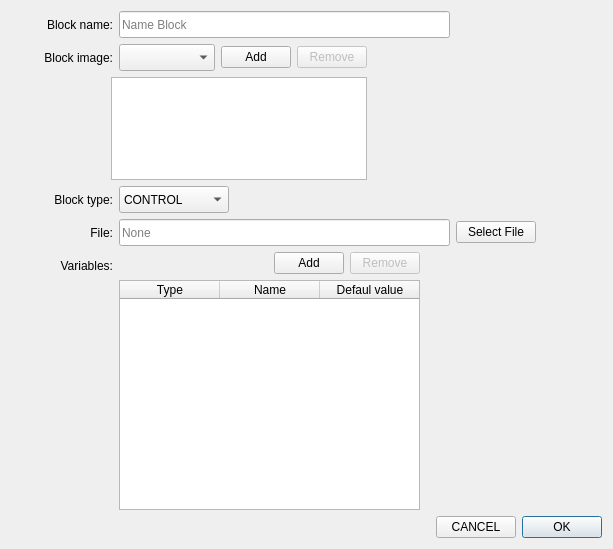
<?xml version="1.0" encoding="UTF-8"?>
<ui version="4.0">
 <class>Dialog</class>
 <widget class="QDialog" name="Dialog">
  <property name="geometry">
   <rect>
    <x>0</x>
    <y>0</y>
    <width>613</width>
    <height>549</height>
   </rect>
  </property>
  <property name="windowTitle">
   <string>Dialog</string>
  </property>
  <layout class="QVBoxLayout" name="verticalLayout_4">
   <item>
    <layout class="QHBoxLayout" name="horizontalLayout_10">
     <item>
      <widget class="QLabel" name="label_4">
       <property name="minimumSize">
        <size>
         <width>102</width>
         <height>27</height>
        </size>
       </property>
       <property name="maximumSize">
        <size>
         <width>102</width>
         <height>27</height>
        </size>
       </property>
       <property name="text">
        <string>Block name:</string>
       </property>
       <property name="alignment">
        <set>Qt::AlignRight|Qt::AlignTrailing|Qt::AlignVCenter</set>
       </property>
      </widget>
     </item>
     <item>
      <widget class="QLineEdit" name="lineEditName">
       <property name="minimumSize">
        <size>
         <width>331</width>
         <height>27</height>
        </size>
       </property>
       <property name="maximumSize">
        <size>
         <width>331</width>
         <height>27</height>
        </size>
       </property>
       <property name="toolTip">
        <string extracomment="Name of block"/>
       </property>
       <property name="placeholderText">
        <string>Name Block</string>
       </property>
      </widget>
     </item>
     <item>
      <spacer name="horizontalSpacer_2">
       <property name="orientation">
        <enum>Qt::Horizontal</enum>
       </property>
       <property name="sizeHint" stdset="0">
        <size>
         <width>40</width>
         <height>20</height>
        </size>
       </property>
      </spacer>
     </item>
    </layout>
   </item>
   <item>
    <layout class="QHBoxLayout" name="horizontalLayout_5">
     <item>
      <layout class="QVBoxLayout" name="verticalLayout">
       <item>
        <layout class="QHBoxLayout" name="horizontalLayout_3">
         <item>
          <widget class="QLabel" name="label_2">
           <property name="minimumSize">
            <size>
             <width>102</width>
             <height>27</height>
            </size>
           </property>
           <property name="maximumSize">
            <size>
             <width>102</width>
             <height>27</height>
            </size>
           </property>
           <property name="text">
            <string>Block image:</string>
           </property>
           <property name="alignment">
            <set>Qt::AlignRight|Qt::AlignTrailing|Qt::AlignVCenter</set>
           </property>
          </widget>
         </item>
         <item>
          <widget class="QComboBox" name="comboBoxBlockImage">
           <property name="maximumSize">
            <size>
             <width>110</width>
             <height>27</height>
            </size>
           </property>
           <property name="toolTip">
            <string extracomment="You can select diferents blocks"/>
           </property>
          </widget>
         </item>
         <item>
          <widget class="QPushButton" name="pushButtonAddBlockImage">
           <property name="maximumSize">
            <size>
             <width>70</width>
             <height>16777215</height>
            </size>
           </property>
           <property name="text">
            <string>Add</string>
           </property>
           <property name="autoDefault">
            <bool>false</bool>
           </property>
          </widget>
         </item>
         <item>
          <widget class="QPushButton" name="pushButtonRemoveBlockImage">
           <property name="enabled">
            <bool>false</bool>
           </property>
           <property name="maximumSize">
            <size>
             <width>70</width>
             <height>16777215</height>
            </size>
           </property>
           <property name="text">
            <string>Remove</string>
           </property>
           <property name="autoDefault">
            <bool>false</bool>
           </property>
          </widget>
         </item>
        </layout>
       </item>
       <item>
        <layout class="QHBoxLayout" name="horizontalLayout_4">
         <item>
          <spacer name="horizontalSpacer">
           <property name="orientation">
            <enum>Qt::Horizontal</enum>
           </property>
           <property name="sizeHint" stdset="0">
            <size>
             <width>100</width>
             <height>20</height>
            </size>
           </property>
          </spacer>
         </item>
         <item>
          <widget class="QListWidget" name="listWidgetBlockImage">
           <property name="maximumSize">
            <size>
             <width>16777215</width>
             <height>103</height>
            </size>
           </property>
          </widget>
         </item>
        </layout>
       </item>
      </layout>
     </item>
     <item>
      <spacer name="horizontalSpacer_8">
       <property name="orientation">
        <enum>Qt::Horizontal</enum>
       </property>
       <property name="sizeHint" stdset="0">
        <size>
         <width>40</width>
         <height>20</height>
        </size>
       </property>
      </spacer>
     </item>
     <item>
      <widget class="QLabel" name="BlockImage">
       <property name="minimumSize">
        <size>
         <width>161</width>
         <height>111</height>
        </size>
       </property>
       <property name="text">
        <string/>
       </property>
      </widget>
     </item>
    </layout>
   </item>
   <item>
    <layout class="QHBoxLayout" name="horizontalLayout">
     <item>
      <widget class="QLabel" name="label_6">
       <property name="minimumSize">
        <size>
         <width>102</width>
         <height>27</height>
        </size>
       </property>
       <property name="maximumSize">
        <size>
         <width>102</width>
         <height>27</height>
        </size>
       </property>
       <property name="text">
        <string>Block type:</string>
       </property>
       <property name="alignment">
        <set>Qt::AlignRight|Qt::AlignTrailing|Qt::AlignVCenter</set>
       </property>
      </widget>
     </item>
     <item>
      <widget class="QComboBox" name="comboBoxBlockType">
       <property name="maximumSize">
        <size>
         <width>110</width>
         <height>27</height>
        </size>
       </property>
       <item>
        <property name="text">
         <string>CONTROL</string>
        </property>
       </item>
       <item>
        <property name="text">
         <string>MOTOR</string>
        </property>
       </item>
       <item>
        <property name="text">
         <string>PERCEPTIVE</string>
        </property>
       </item>
       <item>
        <property name="text">
         <string>PROPIOPERCEPTIVE</string>
        </property>
       </item>
       <item>
        <property name="text">
         <string>OPERATOR</string>
        </property>
       </item>
       <item>
        <property name="text">
         <string>VARIABLE</string>
        </property>
       </item>
      </widget>
     </item>
     <item>
      <spacer name="horizontalSpacer_6">
       <property name="orientation">
        <enum>Qt::Horizontal</enum>
       </property>
       <property name="sizeHint" stdset="0">
        <size>
         <width>40</width>
         <height>20</height>
        </size>
       </property>
      </spacer>
     </item>
    </layout>
   </item>
   <item>
    <layout class="QHBoxLayout" name="horizontalLayout_8">
     <item>
      <widget class="QLabel" name="label_3">
       <property name="minimumSize">
        <size>
         <width>102</width>
         <height>27</height>
        </size>
       </property>
       <property name="maximumSize">
        <size>
         <width>102</width>
         <height>27</height>
        </size>
       </property>
       <property name="text">
        <string>File:</string>
       </property>
       <property name="alignment">
        <set>Qt::AlignRight|Qt::AlignTrailing|Qt::AlignVCenter</set>
       </property>
      </widget>
     </item>
     <item>
      <widget class="QLineEdit" name="lineEditFile">
       <property name="minimumSize">
        <size>
         <width>331</width>
         <height>27</height>
        </size>
       </property>
       <property name="maximumSize">
        <size>
         <width>331</width>
         <height>27</height>
        </size>
       </property>
       <property name="placeholderText">
        <string>None</string>
       </property>
      </widget>
     </item>
     <item>
      <widget class="QPushButton" name="pushButtonSelectFile">
       <property name="text">
        <string>Select File</string>
       </property>
       <property name="autoDefault">
        <bool>false</bool>
       </property>
      </widget>
     </item>
     <item>
      <spacer name="horizontalSpacer_7">
       <property name="orientation">
        <enum>Qt::Horizontal</enum>
       </property>
       <property name="sizeHint" stdset="0">
        <size>
         <width>40</width>
         <height>20</height>
        </size>
       </property>
      </spacer>
     </item>
    </layout>
   </item>
   <item>
    <layout class="QHBoxLayout" name="horizontalLayout_11">
     <item>
      <layout class="QHBoxLayout" name="horizontalLayout_6">
       <item>
        <layout class="QVBoxLayout" name="verticalLayout_2">
         <item>
          <widget class="QLabel" name="label_5">
           <property name="minimumSize">
            <size>
             <width>102</width>
             <height>27</height>
            </size>
           </property>
           <property name="maximumSize">
            <size>
             <width>102</width>
             <height>27</height>
            </size>
           </property>
           <property name="text">
            <string>Variables:</string>
           </property>
           <property name="alignment">
            <set>Qt::AlignRight|Qt::AlignTrailing|Qt::AlignVCenter</set>
           </property>
          </widget>
         </item>
         <item>
          <spacer name="verticalSpacer">
           <property name="orientation">
            <enum>Qt::Vertical</enum>
           </property>
           <property name="sizeHint" stdset="0">
            <size>
             <width>20</width>
             <height>40</height>
            </size>
           </property>
          </spacer>
         </item>
        </layout>
       </item>
       <item>
        <layout class="QVBoxLayout" name="verticalLayout_3">
         <item>
          <layout class="QHBoxLayout" name="horizontalLayout_7">
           <item>
            <spacer name="horizontalSpacer_3">
             <property name="orientation">
              <enum>Qt::Horizontal</enum>
             </property>
             <property name="sizeHint" stdset="0">
              <size>
               <width>40</width>
               <height>20</height>
              </size>
             </property>
            </spacer>
           </item>
           <item>
            <widget class="QPushButton" name="pushButtonAddVar">
             <property name="maximumSize">
              <size>
               <width>70</width>
               <height>16777215</height>
              </size>
             </property>
             <property name="text">
              <string>Add</string>
             </property>
             <property name="autoDefault">
              <bool>false</bool>
             </property>
            </widget>
           </item>
           <item>
            <widget class="QPushButton" name="pushButtonRemoveVar">
             <property name="enabled">
              <bool>false</bool>
             </property>
             <property name="maximumSize">
              <size>
               <width>70</width>
               <height>16777215</height>
              </size>
             </property>
             <property name="text">
              <string>Remove</string>
             </property>
             <property name="autoDefault">
              <bool>false</bool>
             </property>
            </widget>
           </item>
          </layout>
         </item>
         <item>
          <widget class="QTableWidget" name="tableWidgetVars">
           <property name="minimumSize">
            <size>
             <width>301</width>
             <height>0</height>
            </size>
           </property>
           <property name="maximumSize">
            <size>
             <width>301</width>
             <height>16777215</height>
            </size>
           </property>
           <property name="horizontalScrollBarPolicy">
            <enum>Qt::ScrollBarAlwaysOff</enum>
           </property>
           <property name="autoScroll">
            <bool>true</bool>
           </property>
           <attribute name="horizontalHeaderVisible">
            <bool>true</bool>
           </attribute>
           <attribute name="verticalHeaderVisible">
            <bool>false</bool>
           </attribute>
           <column>
            <property name="text">
             <string>Type</string>
            </property>
           </column>
           <column>
            <property name="text">
             <string>Name</string>
            </property>
           </column>
           <column>
            <property name="text">
             <string>Defaul value</string>
            </property>
           </column>
          </widget>
         </item>
        </layout>
       </item>
      </layout>
     </item>
     <item>
      <spacer name="horizontalSpacer_9">
       <property name="orientation">
        <enum>Qt::Horizontal</enum>
       </property>
       <property name="sizeHint" stdset="0">
        <size>
         <width>40</width>
         <height>20</height>
        </size>
       </property>
      </spacer>
     </item>
    </layout>
   </item>
   <item>
    <layout class="QHBoxLayout" name="horizontalLayout_9">
     <item>
      <spacer name="horizontalSpacer_4">
       <property name="orientation">
        <enum>Qt::Horizontal</enum>
       </property>
       <property name="sizeHint" stdset="0">
        <size>
         <width>40</width>
         <height>20</height>
        </size>
       </property>
      </spacer>
     </item>
     <item>
      <widget class="QPushButton" name="pushButtonCancel">
       <property name="maximumSize">
        <size>
         <width>150</width>
         <height>16777215</height>
        </size>
       </property>
       <property name="text">
        <string>CANCEL</string>
       </property>
       <property name="autoDefault">
        <bool>false</bool>
       </property>
      </widget>
     </item>
     <item>
      <widget class="QPushButton" name="pushButtonOK">
       <property name="maximumSize">
        <size>
         <width>150</width>
         <height>16777215</height>
        </size>
       </property>
       <property name="text">
        <string>OK</string>
       </property>
      </widget>
     </item>
    </layout>
   </item>
  </layout>
 </widget>
 <tabstops>
  <tabstop>pushButtonOK</tabstop>
  <tabstop>lineEditName</tabstop>
  <tabstop>comboBoxBlockImage</tabstop>
  <tabstop>pushButtonAddBlockImage</tabstop>
  <tabstop>pushButtonRemoveBlockImage</tabstop>
  <tabstop>listWidgetBlockImage</tabstop>
  <tabstop>comboBoxBlockType</tabstop>
  <tabstop>lineEditFile</tabstop>
  <tabstop>pushButtonSelectFile</tabstop>
  <tabstop>pushButtonRemoveVar</tabstop>
  <tabstop>tableWidgetVars</tabstop>
  <tabstop>pushButtonCancel</tabstop>
 </tabstops>
 <resources/>
 <connections/>
</ui>
